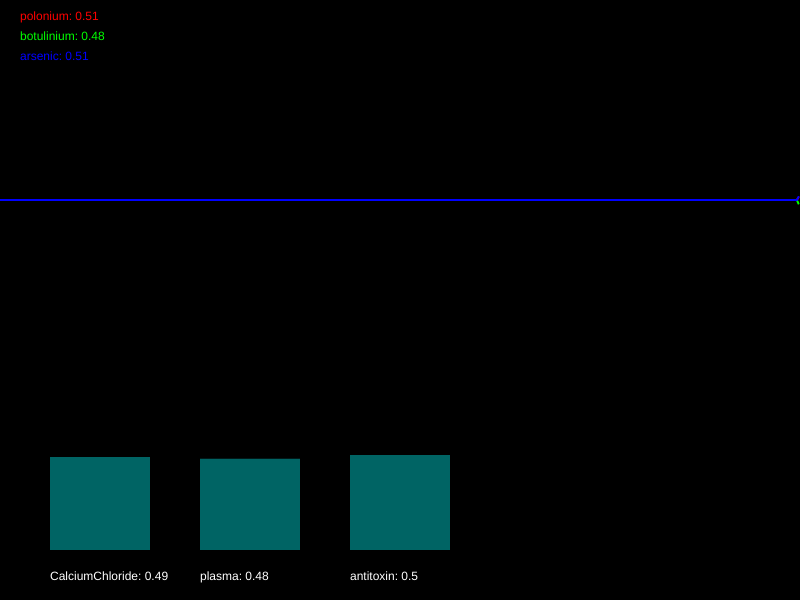
Frame 1 (no input)
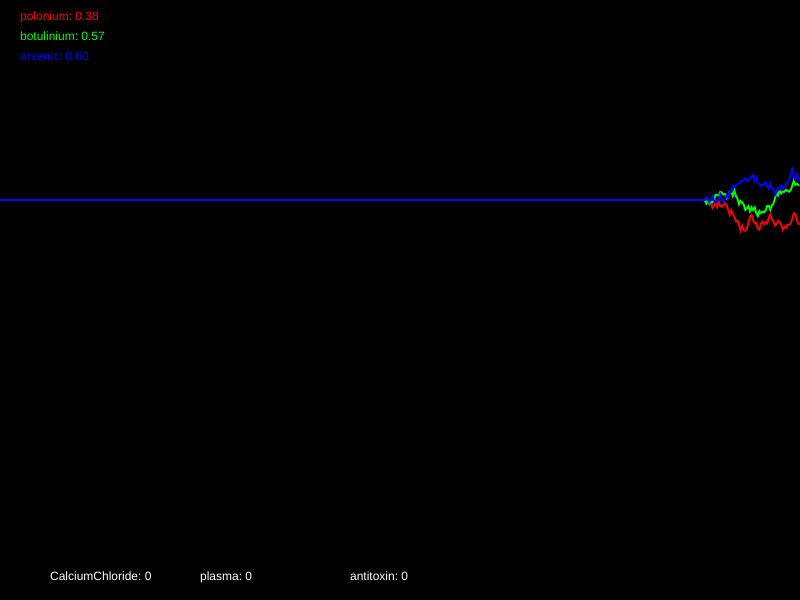
Frame 60 (no input)
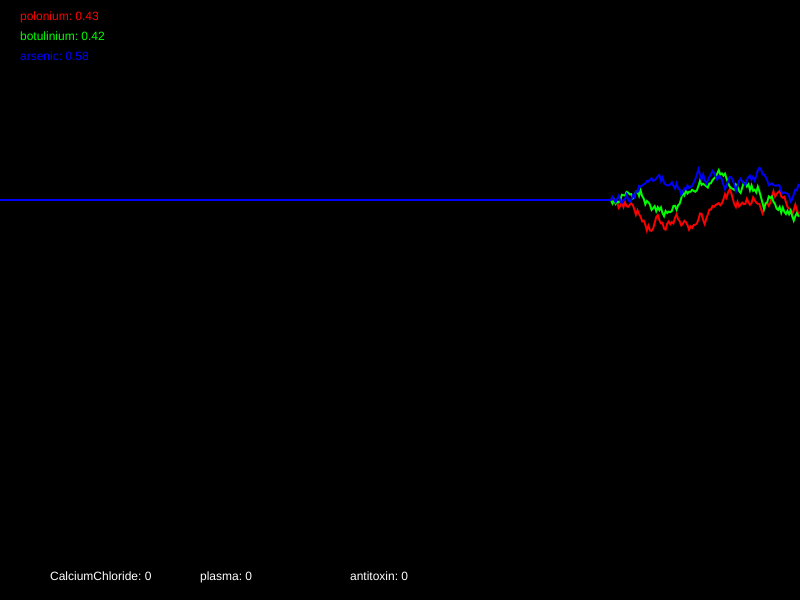
Frame 120 (the mouse pressed at the canvas centre since frame 60)

The p5.js sketch that drew these frames (run headless with seeded random() and noise() and a simulated clock; from frame 60 on, the mouse is pressed at the canvas centre):

// p5.js sketch
// ── sketch.js
/*

Officer: 6319957
CaseNum: 401-0-24084789-6319957

Case 401 - The Case of Norbert's Weiner Stand
Stage 1 - Noxious Weiner

Console city has been plunged into chaos. The notorious poisoner Norbert has struck the population down with a potent poison. Word has it that he is smuggling his venomous filth via a streetside weiner stand. Hundreds of people have been affected, and the municipal water company tells me that their sewers are at full capacity. This is no laughing matter. I need you to head down to our lab and work on an antidote.

You must develop the antidote by using conditional statements in the draw loop to
do the following:

	- If botulinium goes above 0.34, try decreasing CalciumChloride by 0.04
	- If polonium dips below 0.62, increment CalciumChloride by 0.03
	- When botulinium dips below 0.64, reduce plasma by 0.02
	- When polonium goes above 0.67, raise plasma by 0.04
	- If polonium dips below 0.44, reduce antitoxin by 0.02
	- When arsenic dips below 0.37, increment antitoxin by 0.05


Your conditional statements should consider the following poisons:

	- polonium
	- botulinium
	- arsenic


Your conditional statements should modify the following antidotes:

	- CalciumChloride
	- plasma
	- antitoxin


- There are many ways to complete this task but you should only use the following commands and operators:

	if(){}
	>
	<
	+=
	-=

*/

//Declare the poison variables
var polonium;
var botulinium;
var arsenic;

//Declare the antidote variables
var CalciumChloride;
var plasma;
var antitoxin;

//This variable is used for drawing the graph
var graphs;

function setup() {
  createCanvas(800, 600);
  strokeWeight(2);

  //initialise the poisons and antidotes
  polonium = 0.5;
  botulinium = 0.5;
  arsenic = 0.5;
  CalciumChloride = 0.5;
  plasma = 0.5;
  antitoxin = 0.5;

  //fills the graph with empty values
  graphs = [];

  for (var i = 0; i < 3; i++) {
    graphs.push([]);
    for (var j = 0; j < 512; j++) {
      graphs[i].push(0.5);
    }
  }
}

function draw() {
  //Develop the antidote below
  //Write conditional statements to change the amount of each substance ...

  // 	- If botulinium goes above 0.34, try decreasing CalciumChloride by 0.04
  // 	- If polonium dips below 0.62, increment CalciumChloride by 0.03
  // 	- When botulinium dips below 0.64, reduce plasma by 0.02
  // 	- When polonium goes above 0.67, raise plasma by 0.04
  // 	- If polonium dips below 0.44, reduce antitoxin by 0.02
  // 	- When arsenic dips below 0.37, increment antitoxin by 0.05

  // Your conditional statements should consider the following poisons:

  // 	- polonium
  // 	- botulinium
  // 	- arsenic

  // Your conditional statements should modify the following antidotes:

  // 	- CalciumChloride
  // 	- plasma
  // 	- antitoxin

  if (botulinium > 0.34) {
    CalciumChloride -= 0.04;
  }

  if (polonium < 0.62) {
    CalciumChloride += 0.03;
  }

  if (botulinium < 0.64) {
    plasma -= 0.02;
  }

  if (polonium > 0.67) {
    plasma += 0.04;
  }

  if (polonium < 0.44) {
    antitoxin -= 0.02;
  }

  if (arsenic < 0.37) {
    antitoxin += 0.05;
  }

  //////////////////////////////////////////////////////

  //the code below generates new values using random numbers

  /*
		For testing, you might want to temporarily comment out
		these lines and set the same variables to constant values
		instead.
	*/

  polonium = nextValue(graphs[0], polonium);
  botulinium = nextValue(graphs[1], botulinium);
  arsenic = nextValue(graphs[2], arsenic);

  CalciumChloride = constrain(CalciumChloride, 0, 1);
  plasma = constrain(plasma, 0, 1);
  antitoxin = constrain(antitoxin, 0, 1);

  ///////// DO NOT CHANGE THE CODE BELOW ///////////

  //drawing code

  // set background
  background(0);
  noFill();

  //draw the graphs for the vitals
  var colors = [
    color(255, 0, 0),
    color(0, 255, 0),
    color(0, 0, 255),
    color(255, 0, 255),
    color(255, 255, 0),
    color(0, 255, 255),
  ];

  for (var i = 0; i < graphs.length; i++) {
    stroke(colors[i]);
    drawGraph(graphs[i]);
  }

  //draw the poisons as text
  noStroke();
  fill(colors[0]);
  text("polonium: " + nf(polonium, 1, 2), 20, 20);
  fill(colors[1]);
  text("botulinium: " + nf(botulinium, 1, 2), 20, 40);
  fill(colors[2]);
  text("arsenic: " + nf(arsenic, 1, 2), 20, 60);

  //draw the antidotes bar chart
  drawBar(CalciumChloride, 50, "CalciumChloride");
  drawBar(plasma, 200, "plasma");
  drawBar(antitoxin, 350, "antitoxin");
}

function nextValue(graph, val) {
  //gets the next value for a vital and puts it in an array for drawing
  var delta = random(-0.03, 0.03);

  val += delta;
  if (val > 1 || val < 0) {
    delta *= -1;
    val += delta * 2;
  }

  graph.push(val);
  graph.shift();
  return val;
}

function drawGraph(graph) {
  //draws an array as a graph
  beginShape();
  for (var i = 0; i < graph.length; i++) {
    vertex((width * i) / 512, height * 0.5 - (graph[i] * height) / 3);
  }
  endShape();
}

function drawBar(val, x, name) {
  //draws the bars for bar chart
  noStroke();
  fill(0, 100, 100);
  var mh = height * 0.4 - 50;
  rect(x, height - 50 - val * mh, 100, val * mh);
  fill(255);
  text(name + ": " + val, x, height - 20);
}
